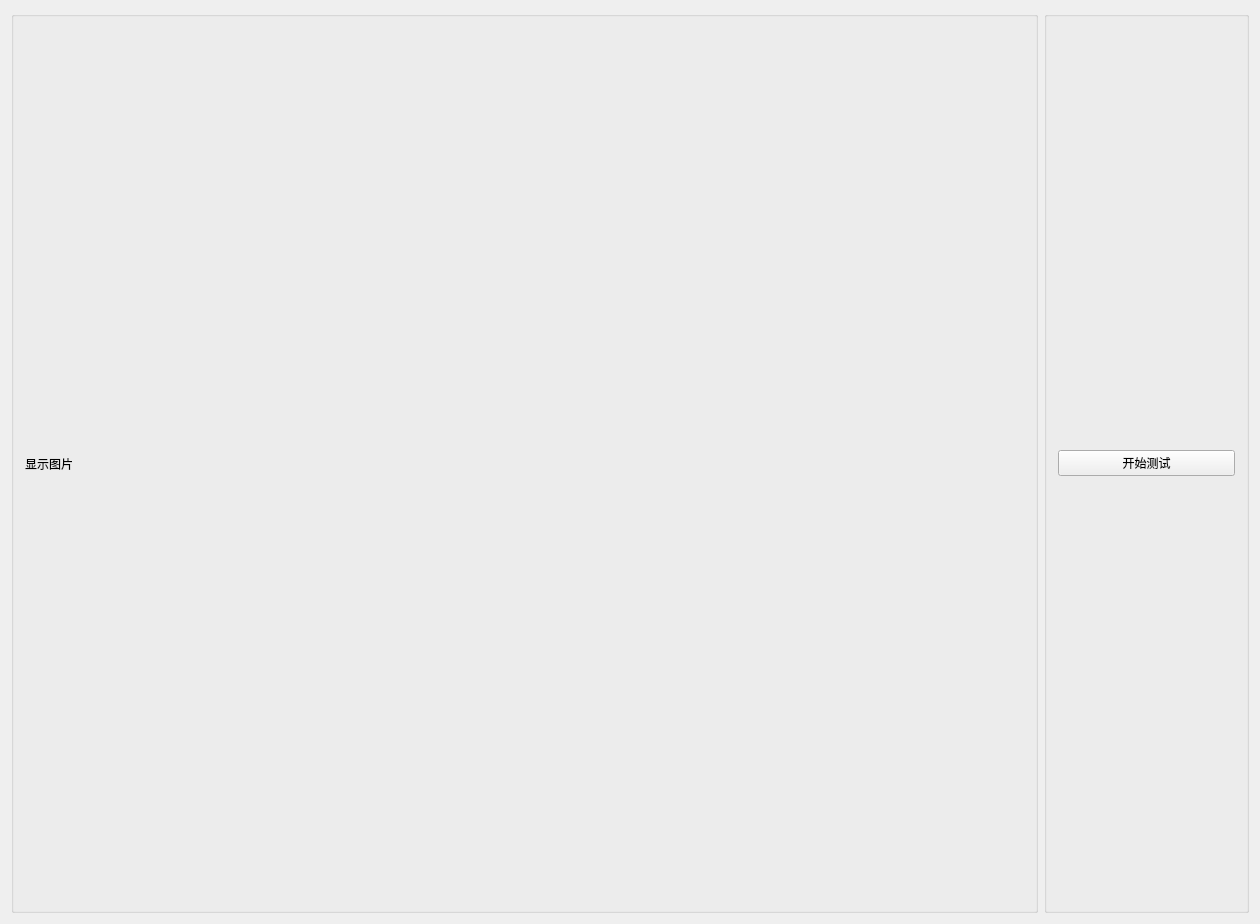
<?xml version="1.0" encoding="UTF-8"?>
<ui version="4.0">
 <class>ImageProcessTestClass</class>
 <widget class="QMainWindow" name="ImageProcessTestClass">
  <property name="geometry">
   <rect>
    <x>0</x>
    <y>0</y>
    <width>1260</width>
    <height>924</height>
   </rect>
  </property>
  <property name="windowTitle">
   <string>ImageProcessTest</string>
  </property>
  <widget class="QWidget" name="centralWidget">
   <layout class="QHBoxLayout" name="horizontalLayout" stretch="5,1">
    <item>
     <widget class="QGroupBox" name="groupBox">
      <property name="title">
       <string/>
      </property>
      <layout class="QVBoxLayout" name="verticalLayout">
       <item>
        <widget class="QLabel" name="label_imgDis">
         <property name="text">
          <string>显示图片</string>
         </property>
        </widget>
       </item>
      </layout>
     </widget>
    </item>
    <item>
     <widget class="QGroupBox" name="groupBox_2">
      <property name="title">
       <string/>
      </property>
      <layout class="QVBoxLayout" name="verticalLayout_2">
       <item>
        <widget class="QPushButton" name="pbtn_startTest">
         <property name="text">
          <string>开始测试</string>
         </property>
        </widget>
       </item>
      </layout>
     </widget>
    </item>
   </layout>
  </widget>
 </widget>
 <layoutdefault spacing="6" margin="11"/>
 <resources/>
 <connections/>
</ui>
